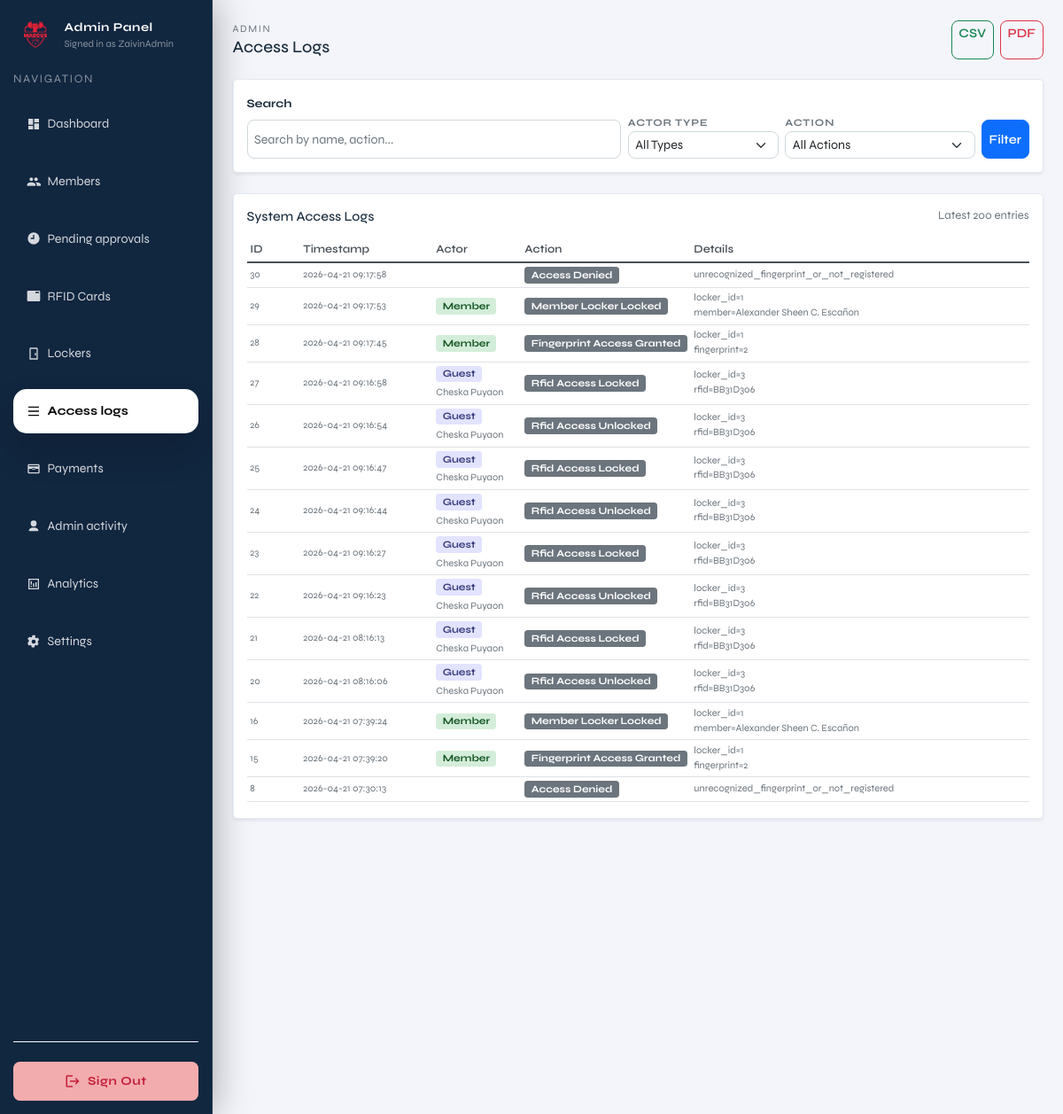
The app's page /admin/access-logs (signed in) with its own data.
### tables this page shows
CREATE TABLE access_logs (
              id INTEGER PRIMARY KEY AUTOINCREMENT,
              actor_type TEXT NOT NULL, -- member|guest|admin|system
              actor_ref TEXT,           -- e.g. member_id or rfid uid
              action TEXT NOT NULL,     -- e.g. unlock_requested|unlocked|denied
              detail TEXT,
              created_at TEXT NOT NULL DEFAULT (datetime('now'))
            );

### admin.py (the view)
@admin_bp.get("/access-logs")
def admin_access_logs():
    guard = _require_admin()
    if guard is not None:
        return guard
    q = (request.args.get("q") or "").strip()
    actor_type = (request.args.get("actor_type") or "").strip()
    action = (request.args.get("action") or "").strip()
    limit = int(request.args.get("limit", 200))
    with connect() as conn:
        query = """
            SELECT
                al.id,
                al.actor_type,
                al.actor_ref,
                al.action,
                al.detail,
                al.created_at,
                COALESCE(m.full_name, 'N/A') as actor_name
            FROM access_logs al
            LEFT JOIN members m ON al.actor_type = 'guest' AND CAST(al.actor_ref AS INTEGER) = m.id
            WHERE al.actor_type NOT IN ('admin', 'system', 'ir_sensor')
        """
        params = []
        if q:
            query += " AND (m.full_name LIKE ? OR al.detail LIKE ? OR al.action LIKE ?)"
            params.extend([f"%{q}%", f"%{q}%", f"%{q}%"])
        if actor_type:
            query += " AND al.actor_type = ?"
            params.append(actor_type)
        if action:
            query += " AND al.action = ?"
            params.append(action)
        query += " ORDER BY al.id DESC LIMIT ?"
        params.append(limit)
        logs = conn.execute(query, params).fetchall()
        actor_types = conn.execute(
            "SELECT DISTINCT actor_type FROM access_logs WHERE actor_type NOT IN ('admin', 'system', 'ir_sensor') ORDER BY actor_type"
        ).fetchall()
        actions = conn.execute(
            "SELECT DISTINCT action FROM access_logs WHERE actor_type NOT IN ('admin', 'system', 'ir_sensor') ORDER BY action"
        ).fetchall()
    return render_template(
        "admin/pages/admin_access_logs.html",
        logs=logs,
        q=q,
        actor_type=actor_type,
        action=action,
        limit=limit,
        actor_types=actor_types,
        actions=actions,
        current_page="access_logs",
        admin_username=session.get("admin_username"),
    )

### admin.py (called while the page is built)
def _require_admin():
    if not session.get("admin_logged_in"):
        return redirect(url_for("admin.admin_login"))
    return None

@admin_bp.before_request
def _protect_admin_routes():
    if request.endpoint in ("admin.admin_login", "admin.admin_login_submit"):
        return None
    if not session.get("admin_logged_in"):
        return redirect(url_for("admin.admin_login"))

### db.py (called while the page is built)
def _db_path() -> Path:
    env_path = os.getenv("LOCKER_DB_PATH")
    if env_path:
        return Path(env_path)
    current_dir = Path(__file__).resolve().parent
    candidate_paths = [
        current_dir / "locker.sqlite3",
        current_dir / "locker.db",
        current_dir.parent / "locker.sqlite3",
        current_dir.parent / "locker.db",
    ]
    for path in candidate_paths:
        if path.exists():
            return path
    return current_dir.parent / "locker.sqlite3"

def _database_url() -> Optional[str]:
    return os.getenv("DATABASE_URL") or os.getenv("POSTGRES_URL")

def connect() -> DBConnection:
    database_url = _database_url()
    if database_url:
        if psycopg2 is None:
            raise RuntimeError("PostgreSQL support requires psycopg2-binary. Install it before using DATABASE_URL.")
        conn = psycopg2.connect(database_url)
        return DBConnection(conn, is_postgres=True)
    sqlite_conn = sqlite3.connect(
        _db_path(),
        timeout=60,
        check_same_thread=False,
    )
    sqlite_conn.execute("PRAGMA journal_mode=WAL;")
    sqlite_conn.execute("PRAGMA synchronous = NORMAL;")
    sqlite_conn.execute("PRAGMA foreign_keys = ON;")
    sqlite_conn.execute("PRAGMA busy_timeout = 60000;")
    return DBConnection(sqlite_conn, is_postgres=False)

    def __enter__(self) -> "DBConnection":
        if self._is_postgres:
            self._cursor = self._conn.cursor(cursor_factory=psycopg2.extras.RealDictCursor)
        else:
            self._conn.row_factory = sqlite3.Row
            self._cursor = self._conn.cursor()
        return self

    def __exit__(self, exc_type, exc, tb):
        try:
            if exc_type is not None:
                self._conn.rollback()
                return False
            self._conn.commit()
        finally:
            if self._cursor is not None:
                self._cursor.close()
            if self._conn is not None:
                self._conn.close()
        return False

### templates/admin/pages/admin_access_logs.html (shortened to what this page needs)
{% extends "admin/layout/admin.html" %}
{% block admin_content %}
  <div class="d-flex justify-content-between align-items-center mb-4">
    <div>
      <div class="text-muted" style="letter-spacing:0.14em; text-transform:uppercase; font-size:0.75rem;">Admin</div>
      <h5 class="mb-0">Access Logs</h5>
    </div>
    <div class="d-flex gap-2">
      <a href="{{ url_for('admin.export_access_logs_csv') }}" class="btn btn-sm btn-outline-success">
         CSV
      </a>
      <a href="{{ url_for('admin.export_access_logs_pdf') }}" class="btn btn-sm btn-outline-danger">
         PDF
      </a>
    </div>
  </div>
  <div class="card shadow-sm rounded-3 mb-4">
    <div class="card-body">
      <form method="get" action="/admin/access-logs" class="d-flex gap-2 flex-wrap align-items-end">
        <div class="flex-grow-1" style="min-width: 200px;">
          <label class="form-label small fw-bold">Search</label>
          <input name="q" value="{{ q }}" class="form-control form-control-sm" placeholder="Search by name, action..." />
        </div>
        <div style="min-width: 170px;">
          <label class="filter-label">Actor Type</label>
          <select name="actor_type" class="form-select form-select-sm">
            <option value="">All Types</option>
          </select>
        </div>
        <div style="min-width: 170px;">
          <label class="filter-label">Action</label>
          <select name="action" class="form-select form-select-sm">
            <option value="">All Actions</option>
          </select>
        </div>
        <div class="d-flex gap-2">
          <button class="btn btn-sm btn-primary" type="submit">Filter</button>
        </div>
      </form>
    </div>
  </div>
  <div class="card shadow-sm rounded-3">
    <div class="card-body">
      <div class="d-flex justify-content-between align-items-center mb-3">
        <h6 class="card-title mb-0">System Access Logs</h6>
        <span class="text-muted small">Latest {{ limit }} entries</span>
      </div>
      <div class="access-logs-wrapper table-responsive">
        <table class="table table-sm table-hover align-middle mb-0">
          <thead class="position-sticky" style="top: 0; background: white; z-index: 10;">
            <tr>
              <th style="width: 60px;">ID</th>
              <th style="width: 150px;">Timestamp</th>
              <th style="width: 100px;">Actor</th>
              <th style="width: 130px;">Action</th>
              <th>Details</th>
            </tr>
          </thead>
          <tbody>
            {% for log in logs %}
              <tr>
                <td class="text-muted small">{{ log["id"] }}</td>
                <td class="text-muted small" style="white-space: nowrap;">
                  {{ log["created_at"]|default("-") }}
                </td>
                <td>
                  <span class="badge badge-{{ log['actor_type']|lower }} px-2 py-1" style="font-size: 0.75rem;">
                    {{ log["actor_type"]|title }}
                  </span>
                  {% if log["actor_name"] and log["actor_name"] != "N/A" %}
                    <br/>
                    <small class="text-muted d-block mt-1">{{ log["actor_name"] }}</small>
                  {% endif %}
                </td>
                <td>
                  <span class="badge bg-secondary px-2 py-1" style="font-size: 0.75rem; text-transform: capitalize;">
                    {{ log["action"]|replace("_", " ")|title }}
                  </span>
                </td>
                <td class="text-muted small access-log-detail">
                  {% if log["detail"] %}
                    {{ log["detail"]|replace('; ', '<br>')|safe }}
                  {% else %}
                    <em>—</em>
                  {% endif %}
                </td>
              </tr>
            {% else %}
              <tr><td colspan="5" class="text-center text-muted py-4">No access logs found.</td></tr>
            {% endfor %}
          </tbody>
        </table>
      </div>
    </div>
  </div>
{% endblock %}

### templates/layouts/base.html (style rules this page uses)
:root { --brand-blue: #1a3a5c; --brand-teal: #0f6e56; --brand-accent: #378add; --brand-light: #f4f6f9; --brand-white: #ffffff; }
*, *::before, *::after { box-sizing: border-box; }
html, body { height: 100%; margin: 0; padding: 0; }
html, body { -ms-overflow-style: none; scrollbar-width: none; }
body { font-family: 'Syne', sans-serif; background: var(--brand-light); color: #1a2d3e; font-size: 16px; }
.btn, .btn-primary, .btn-secondary, .btn-danger, .btn-outline-danger { border-radius: 8px; font-weight: 600; transition: all 0.2s ease; font-size: 0.95rem; }
.form-control, .form-select, input[type="text"], input[type="email"], input[type="password"], textarea { border-radius: 8px; font-size: 0.95rem; border: 1px solid #d0d8dd; }
.table { font-size: 0.9rem; }
.card { border-radius: 12px; border: 1px solid #e2e8f0; }
.badge { padding: 4px 8px; font-size: 0.75rem; }
@media (min-device-width: 600px) and (max-device-width: 900px) and (orientation: portrait) { body, html { font-size: 15px; } }
@media (min-device-width: 600px) and (max-device-width: 900px) and (orientation: portrait) { .btn, .form-control { min-height: 44px; } }
@media (min-device-width: 600px) and (max-device-width: 900px) and (orientation: portrait) { .table { font-size: 0.85rem; } }

### templates/admin/pages/admin_access_logs.html (style rules this page uses)
.table th { background-color: #f8f9fa; border-bottom: 2px solid #dee2e6; font-weight: 600; color: #495057; }
.table td { vertical-align: middle; }
.badge-member { background-color: #d4edda; color: #155724; }
.badge-guest { background-color: #e2e3ff; color: #383d7a; }
.access-logs-wrapper { max-height: 640px; overflow-y: auto; }
.access-logs-wrapper table { min-width: 900px; }
.access-log-detail { white-space: normal; word-break: break-word; }
.filter-label { font-size: 0.75rem; font-weight: 700; text-transform: uppercase; letter-spacing: 0.08em; color: #6c757d; }
.table thead th { background-color: #ffffff; position: sticky; top: 0; z-index: 11; }

### records on screen
access_logs: id "30", created_at "2026-04-21 09:17:58", action "Access Denied", detail "unrecognized_fingerprint_or_not_registered"
access_logs: id "29", created_at "2026-04-21 09:17:53", actor_type "Member", action "Member Locker Locked", detail "locker_id=1 member=Alexander Sheen C. Escañon"
access_logs: id "28", created_at "2026-04-21 09:17:45", actor_type "Member", action "Fingerprint Access Granted", detail "locker_id=1 fingerprint=2"
access_logs: id "27", created_at "2026-04-21 09:16:58", actor_type "Guest", actor_name "Cheska Puyaon", action "Rfid Access Locked", detail "locker_id=3 rfid=BB31D306"
access_logs: id "26", created_at "2026-04-21 09:16:54", actor_type "Guest", actor_name "Cheska Puyaon", action "Rfid Access Unlocked", detail "locker_id=3 rfid=BB31D306"
access_logs: id "25", created_at "2026-04-21 09:16:47", actor_type "Guest", actor_name "Cheska Puyaon", action "Rfid Access Locked", detail "locker_id=3 rfid=BB31D306"
access_logs: id "24", created_at "2026-04-21 09:16:44", actor_type "Guest", actor_name "Cheska Puyaon", action "Rfid Access Unlocked", detail "locker_id=3 rfid=BB31D306"
access_logs: id "23", created_at "2026-04-21 09:16:27", actor_type "Guest", actor_name "Cheska Puyaon", action "Rfid Access Locked", detail "locker_id=3 rfid=BB31D306"
access_logs: id "22", created_at "2026-04-21 09:16:23", actor_type "Guest", actor_name "Cheska Puyaon", action "Rfid Access Unlocked", detail "locker_id=3 rfid=BB31D306"
access_logs: id "21", created_at "2026-04-21 08:16:13", actor_type "Guest", actor_name "Cheska Puyaon", action "Rfid Access Locked", detail "locker_id=3 rfid=BB31D306"
access_logs: id "20", created_at "2026-04-21 08:16:06", actor_type "Guest", actor_name "Cheska Puyaon", action "Rfid Access Unlocked", detail "locker_id=3 rfid=BB31D306"
access_logs: id "16", created_at "2026-04-21 07:39:24", actor_type "Member", action "Member Locker Locked", detail "locker_id=1 member=Alexander Sheen C. Escañon"
access_logs: id "15", created_at "2026-04-21 07:39:20", actor_type "Member", action "Fingerprint Access Granted", detail "locker_id=1 fingerprint=2"
access_logs: id "8", created_at "2026-04-21 07:30:13", action "Access Denied", detail "unrecognized_fingerprint_or_not_registered"

### other values on screen
{{ admin_username or "admin" }} "ZaivinAdmin"
{{ limit }} "200"
